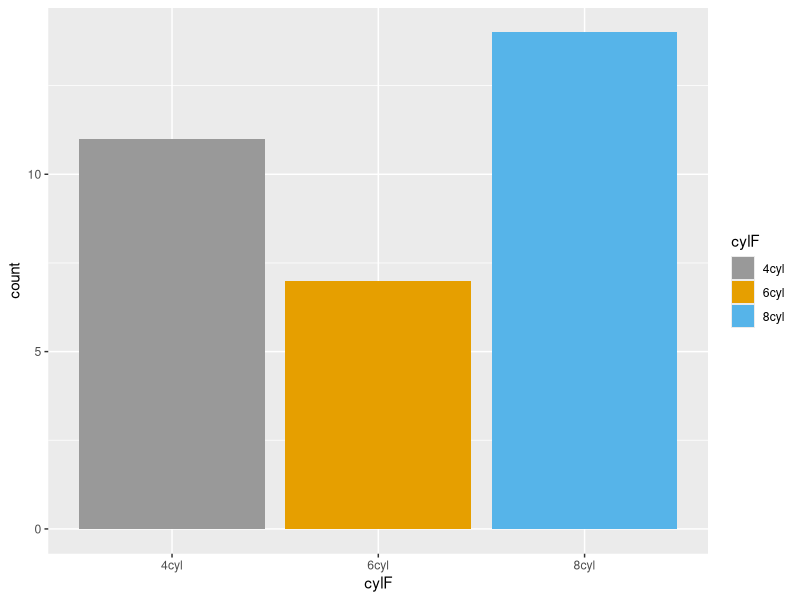
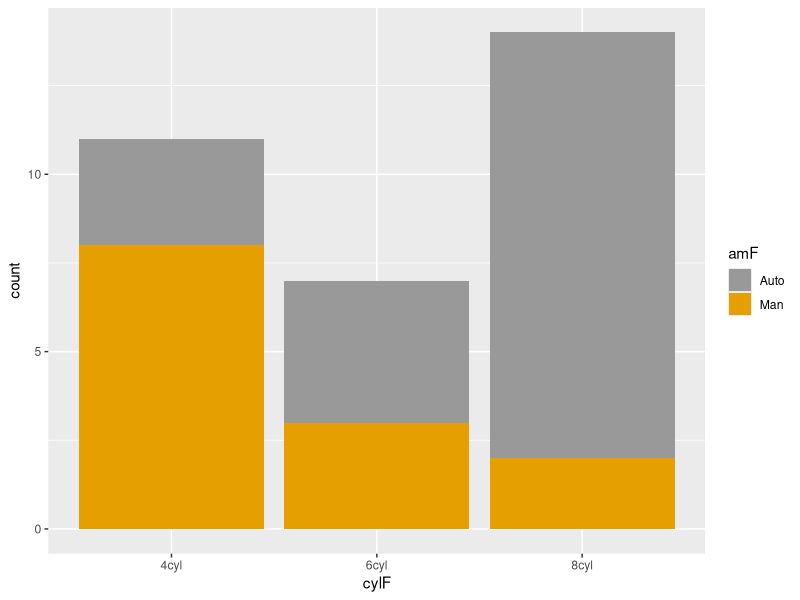
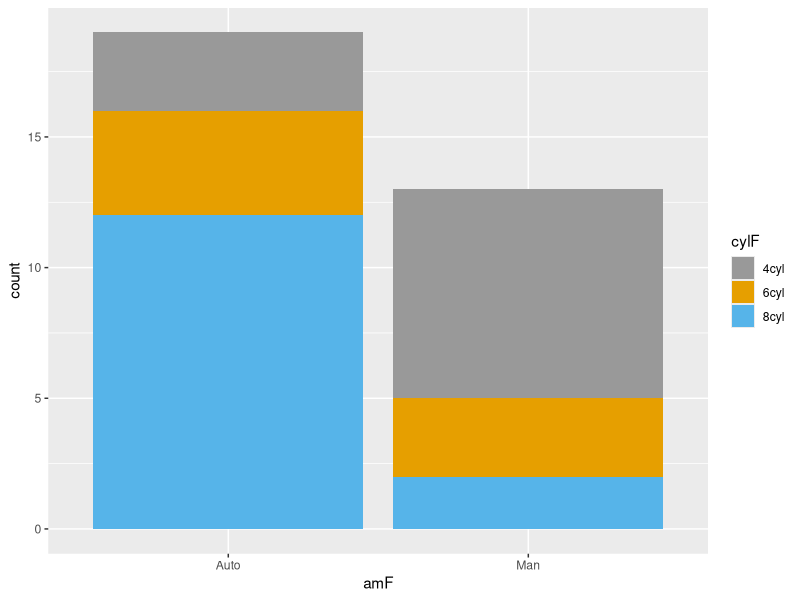
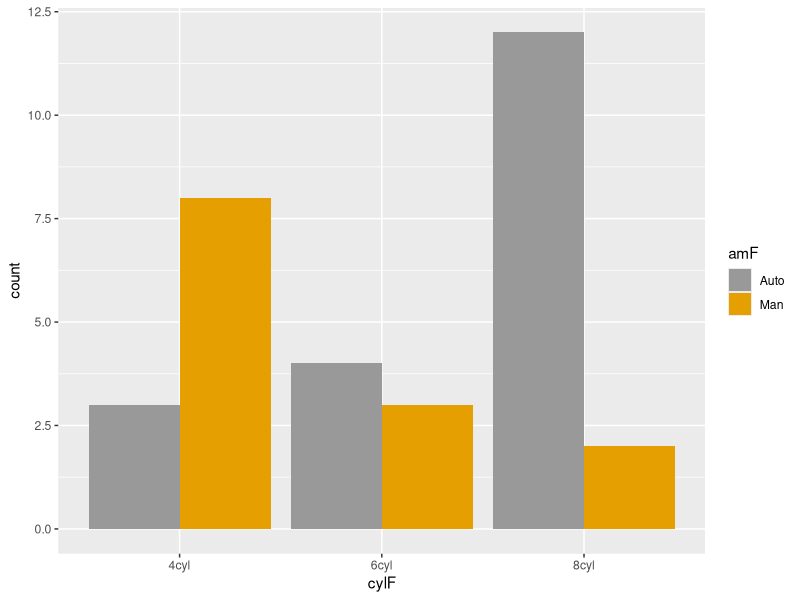
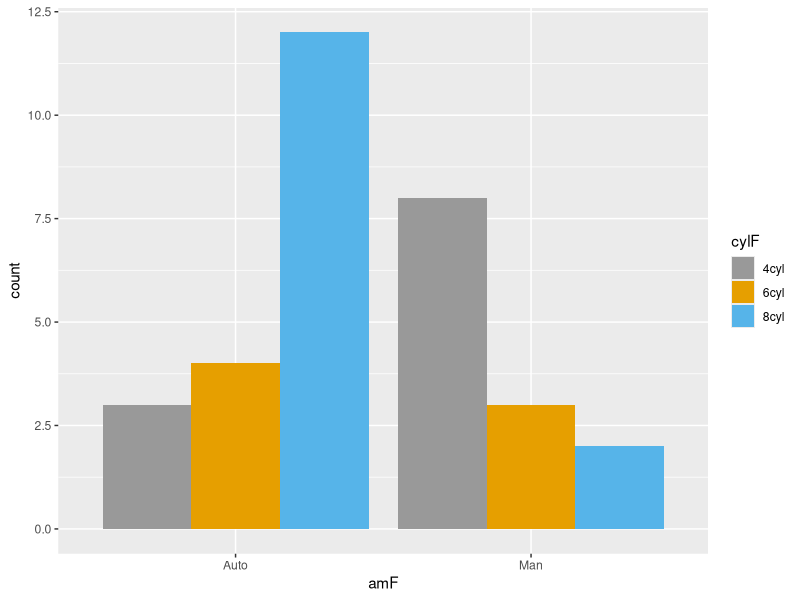
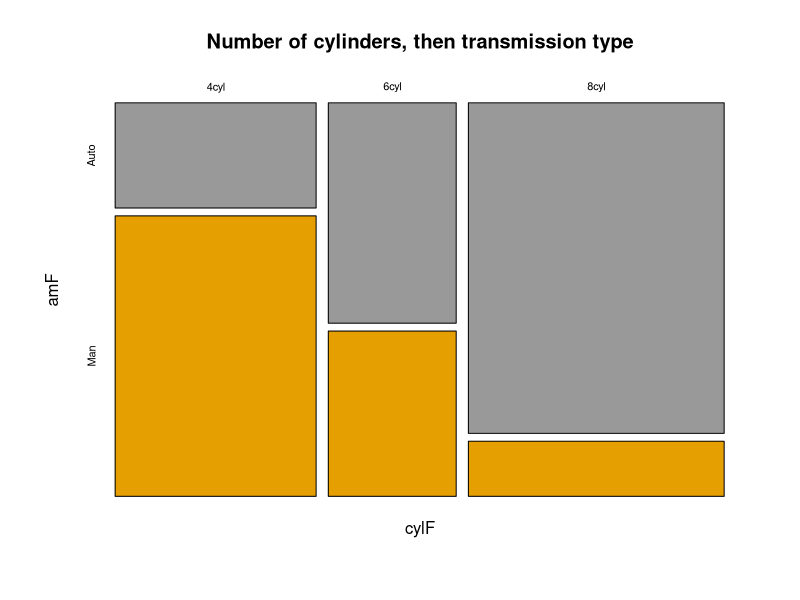
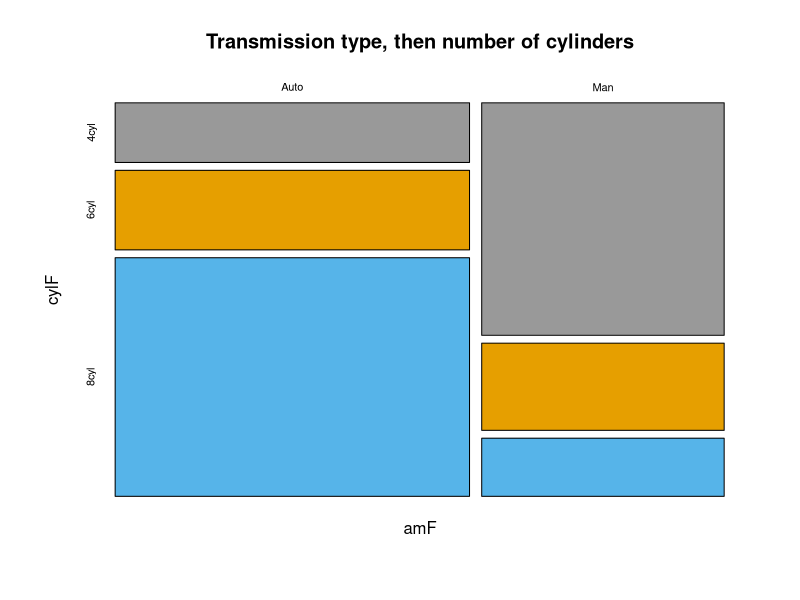
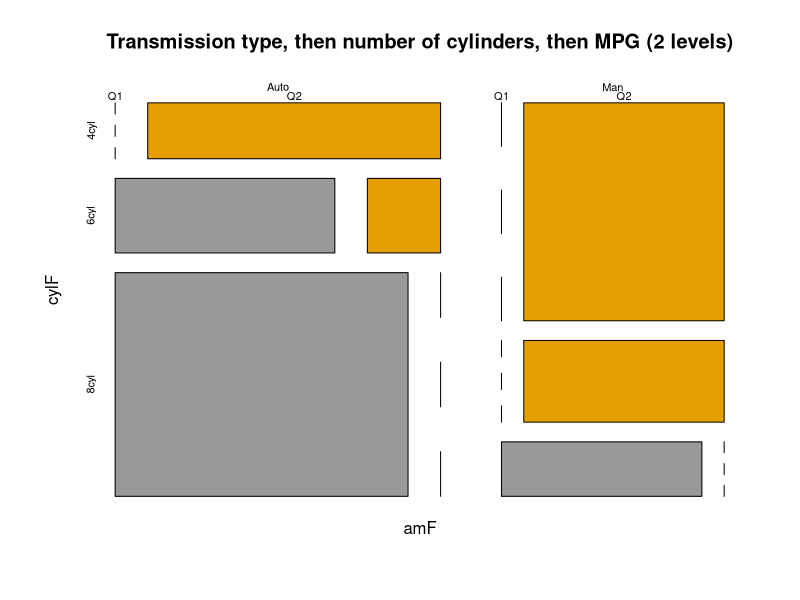

Write R code to recreate these figures, in order.
## ---- chunk 1
library(ggplot2)
## ---- chunk 2
library(magrittr)
## ---- chunk 3
library(dplyr)
## ---- chunk 4
str(diamonds)
## ---- chunk 5
str(mtcars)
## ---- chunk 6
mtcars$amF = factor(mtcars$am, 
                    levels=c(0,1),
                    labels=c("Auto","Man")) 
## ---- chunk 7
mtcars$cylF = factor(mtcars$cyl, 
                     levels=c(4,6,8),
                     labels=c("4cyl","6cyl","8cyl")) 
## ---- chunk 8
mtcars$gearF = factor(mtcars$gear,
                      levels=c(3,4,5),
                      labels=c("3gears","4gears","5gears")) 
## ---- chunk 9
make.ntiles = function (inputvar, n) { 
  inputvar %>%
    quantile(., 
             (1/n) * 1:(n-1),
             na.rm=TRUE
    ) %>%
    c(-Inf, ., Inf) %>%
    cut(inputvar, 
        breaks=., 
        paste("Q", 1:n, sep="")
    ) 
}
## ---- chunk 10
mtcars$mpgF = make.ntiles(mtcars$mpg, 2)
## ---- chunk 11
cbPalette <- c("#999999", "#E69F00", "#56B4E9", "#009E73", "#F0E442", "#0072B2", "#D55E00", "#CC79A7")
## ---- chunk 12
cbbPalette <- c("#000000", "#E69F00", "#56B4E9", "#009E73", "#F0E442", "#0072B2", "#D55E00", "#CC79A7")
## ---- chunk 13
mtcars %>%
  ggplot  (aes(x   =cylF)) +
  geom_bar(aes(fill=cylF)) +   
  scale_fill_manual(values=cbPalette) 
## ---- chunk 14
mtcars %>%
  xtabs(formula=~cylF+amF)
## ---- chunk 15
mtcars %>%
  ggplot(aes(x=cylF)) +
  geom_bar(aes(fill=amF)) +
  scale_fill_manual(values=cbPalette) 
## ---- chunk 16
mtcars %>%
  ggplot(aes(x=amF)) +
  geom_bar(aes(fill=cylF)) +
  scale_fill_manual(values=cbPalette) 
## ---- chunk 17
mtcars %>%
  ggplot(aes(x=cylF)) + 
  geom_bar(aes(fill=amF), 
           position='dodge') +
  scale_fill_manual(values=cbPalette) 
## ---- chunk 18
mtcars %>%
  ggplot(aes(x=amF)) + 
  geom_bar(aes(fill=cylF), 
           position='dodge') +
  scale_fill_manual(values=cbPalette) 
## ---- chunk 19
mtcars %>%
  mosaicplot(formula = ~ cylF + amF, 
             data    = .,
             color   = cbPalette,
             main    = "Number of cylinders, then transmission type")
## ---- chunk 20
mtcars %>%
  mosaicplot(formula = ~ amF + cylF, 
             data    = .,
             color   = cbPalette,
             main    = "Transmission type, then number of cylinders")
## ---- chunk 21
mtcars %>%
  mosaicplot(formula = ~ amF + cylF + mpgF, 
             data    = .,
             color   = cbPalette,
             main    = "Transmission type, then number of cylinders, then MPG (2 levels)")
## ---- chunk 22
mtcars %>%
  mosaicplot(formula = ~ mpgF + cylF + amF, 
             data    = .,
             color   = cbPalette,
             main    = "MPG (2 levels), then number of cylinders, then transmission type")
## ---- chunk 23
mtcars %>%
  ggplot(aes(x=mpg)) + 
  geom_histogram(binwidth=5,
                 color=cbPalette[1],
                 fill =cbPalette[2])
## ---- chunk 24
diamonds %>%
  ggplot(aes(x=cut,
             y=price)) + 
  geom_boxplot(aes(fill=cut)) + 
  scale_fill_manual(values=cbPalette) 
## ---- chunk 25
mtcars %>%
  ggplot(aes(x=mpg)) +
  geom_histogram(binwidth=5,
                 aes(color=cbPalette[4], 
                     fill =cylF)) + 
  scale_fill_manual(values=cbPalette[1:3]) +
  guides(color=FALSE)
## ---- chunk 26
diamonds %>%
  ggplot(aes(x=cut,
             y=price)) + 
  geom_violin(aes(fill=cut),
              scale='area') +
  scale_fill_manual(values=cbPalette) 
## ---- chunk 27
diamonds %>%
  ggplot     (aes(x=cut, y=price)) + 
  geom_violin(aes(fill=cut),
              scale='count') +
  scale_fill_manual(values=cbPalette) 
## ---- chunk 28
colors <- colorRampPalette(c("blue", "green", "yellow", "red"))(42)
mtcars %>%
  group_by (cyl, am) %>%
  summarize(avg.mpg=mean(mpg)) %>%
  ggplot   (aes(x=cyl, y=am)) + 
  geom_tile(aes(fill=avg.mpg),colour="white") + 
  scale_fill_gradient(low=cbPalette[1], 
                      high=cbPalette[2]) 
## ---- chunk 29
ggplot(data=mtcars) + 
  aes(x=wt, y=mpg) + 
  geom_point(size=2,
             color='blue')
## ---- chunk 30
ggplot(data=diamonds) + 
  aes(x=carat,
      y=price) + 
  geom_point(size=1,
             alpha=0.2)
## ---- chunk 31
diamonds %>%
  ggplot(aes(x=carat, y=price)) + 
  geom_bin2d() +
  xlim(0.125, 1.0) + 
  ylim(0, 5000) +
  scale_fill_gradient(low=cbPalette[1], 
                      high=cbPalette[2]) 
## ---- chunk 32
diamonds %>%
  ggplot(aes(x=x, y=y)) + 
  geom_bin2d(binwidth=c(1, 1)) +
  xlim(4,10) + 
  ylim(4,10) +
  scale_fill_gradient(low=cbPalette[1], 
                      high=cbPalette[2]) 
## ---- chunk 33
economics %>%
  ggplot(aes(x=date, y=unemploy)) + 
  geom_line(aes(color='red'))
## ---- chunk 34
economics %>%
  ggplot(aes(x=date, y=unemploy)) + 
  geom_line(aes(color='red')) + 
  stat_smooth()
## ---- chunk 35
economics %>%
  ggplot(aes(x=date, y=unemploy)) + 
  geom_line(aes(color='red')) + 
  stat_smooth(method='lm') 
## ---- chunk 36
mtcars %>%
  ggplot(aes(x=hp, y=mpg)) +
  geom_point(aes(color=cylF, size=3)) + 
  guides(size=FALSE)
## ---- chunk 37
mtcars %>%
  ggplot(aes(x=hp, y=mpg)) +
  geom_point(aes(color='red',size=cylF))
## ---- chunk 38
diamonds %>%
  ggplot(aes(x=carat, 
             y=depth, 
             z=price)) +
  stat_summary2d(fun=mean) +
  scale_fill_gradient(low="white", 
                      high="red") 
## ---- chunk 39
diamonds %>%
  ggplot(aes(x   =price,
             fill=cut)) + 
  geom_bar() +
  facet_grid(facets  =cut ~ ., 
             labeller=label_both,
             margins =TRUE) 
## ---- chunk 40
diamonds %>%
  ggplot(aes(x=cut,
             fill=cut)) + 
  geom_bar() +
  facet_grid(facets=color ~ ., 
             labeller=label_both) 
## ---- chunk 41
mtcars$cyl=factor(mtcars$cyl)
mtcars$am =factor(mtcars$am)
mtcars %>%
  ggplot(aes(x=mpg,
             fill=cyl)) + 
  geom_bar() + 
  facet_grid(facets=cyl + am ~ ., 
             labeller=label_both) 
